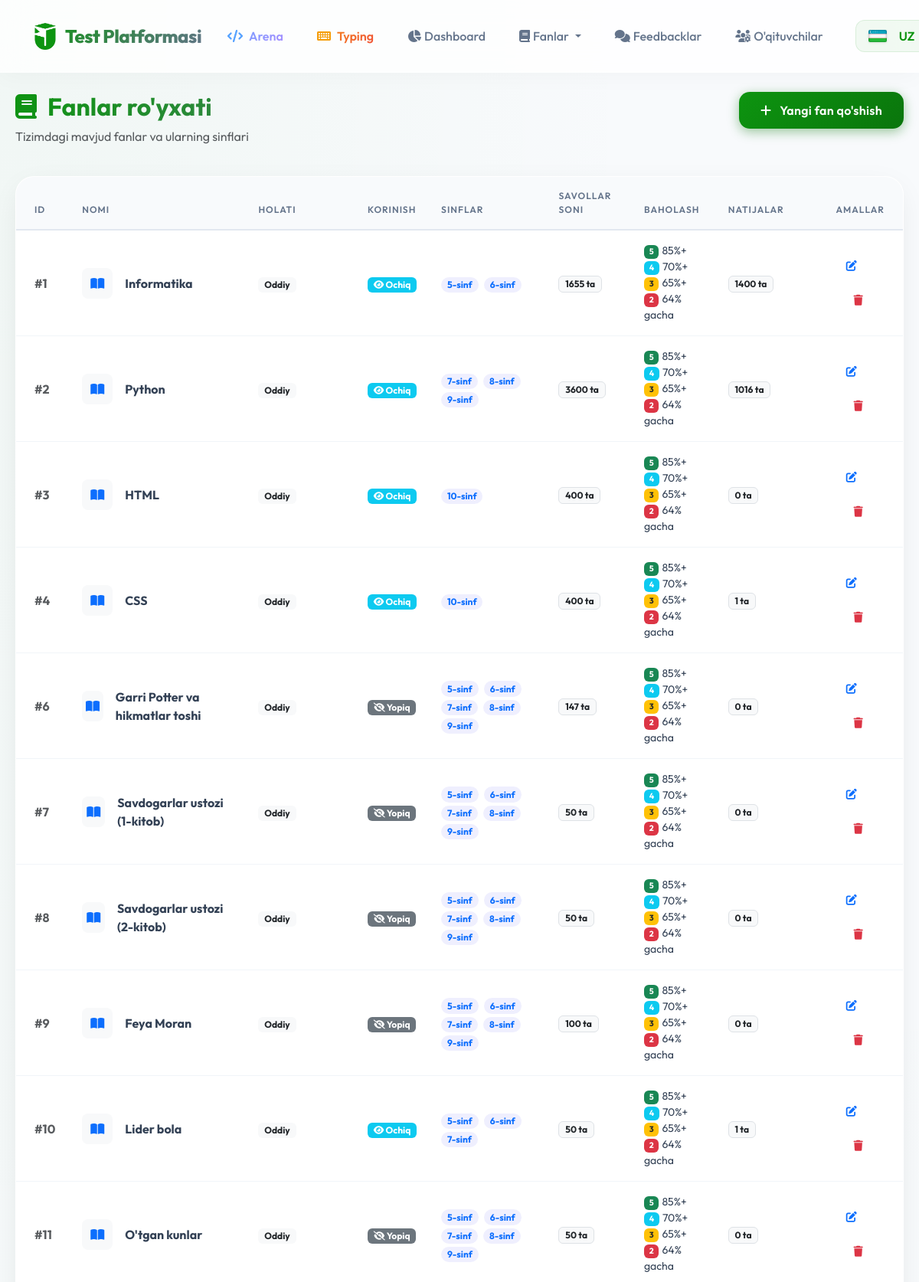
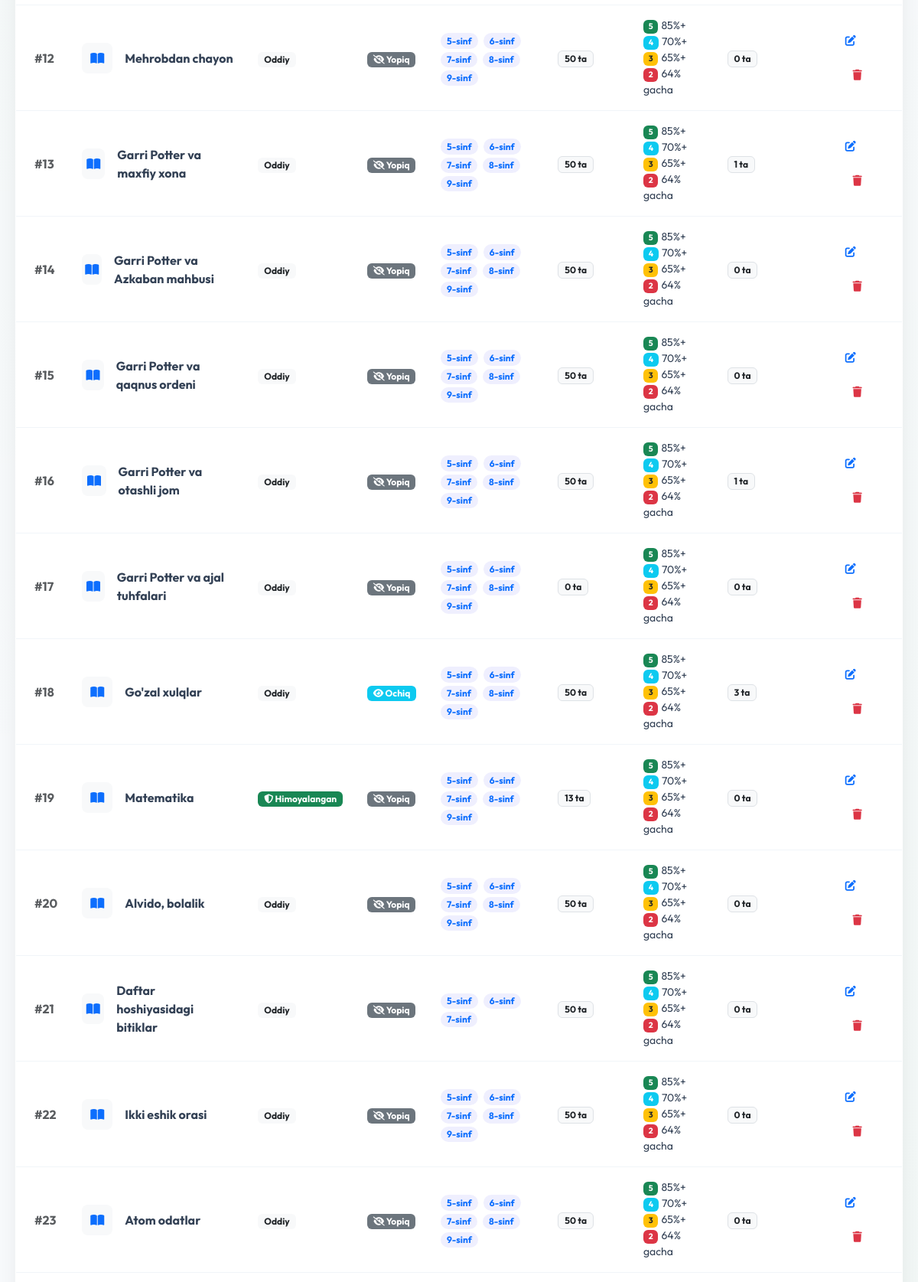
The app's page /admin/subjects (signed in, upper part) with its own data (2 pictures, top to bottom).
### models.py (models this page shows)
class Subject(db.Model):
    id = db.Column(db.Integer, primary_key=True)
    name = db.Column(db.String(50), nullable=False)
    name_ru = db.Column(db.String(50))
    name_en = db.Column(db.String(50))
    grades = db.Column(db.String(20), nullable=False)  # e.g. "5,6" or "7,8,9"
    is_protected = db.Column(db.Boolean, default=False)  # Anti-cheat protection
    question_count = db.Column(db.Integer, default=20)
    time_limit = db.Column(db.Integer, default=30)
    show_results = db.Column(db.Boolean, default=True)
    is_visible = db.Column(db.Boolean, default=True)

### routes/admin.py (the view)
@admin_bp.route('/subjects')
def subjects():
    subjects = Subject.query.all()
    for subject in subjects:
        subject.grade_settings = get_subject_grade_settings(subject.id)
    return render_template('admin_subjects.html', subjects=subjects)

### feature_store.py (called while the page is built)
def _feature_store_path() -> Path:
    instance_dir = Path(current_app.instance_path)
    instance_dir.mkdir(parents=True, exist_ok=True)
    store_path = instance_dir / FEATURE_STORE_FILENAME
    if not store_path.exists():
        store_path.write_text(
            json.dumps({"question_images": {}, "subject_grading": {}}, ensure_ascii=False, indent=2),
            encoding="utf-8",
        )
    return store_path

def _normalize_store(payload: Any) -> dict[str, dict[str, Any]]:
    data = payload if isinstance(payload, dict) else {}
    question_images = data.get("question_images")
    subject_grading = data.get("subject_grading")
    return {
        "question_images": question_images if isinstance(question_images, dict) else {},
        "subject_grading": subject_grading if isinstance(subject_grading, dict) else {},
    }

def load_feature_store() -> dict[str, dict[str, Any]]:
    if hasattr(g, '_feature_store'):
        return g._feature_store
    store_path = _feature_store_path()
    try:
        payload = json.loads(store_path.read_text(encoding="utf-8"))
    except (OSError, json.JSONDecodeError) as e:
        current_app.logger.warning("feature_store o'qishda xato: %s", e)
        payload = {}
    result = _normalize_store(payload)
    g._feature_store = result
    return result

def validate_grade_settings(
    excellent_min: int,
    good_min: int,
    satisfactory_min: int,
    fail_max: int,
) -> str | None:
    values = [excellent_min, good_min, satisfactory_min, fail_max]
    if any(value < 0 or value > 100 for value in values):
        return _("Baho chegaralari 0 dan 100 gacha bo'lishi kerak")
    if not excellent_min > good_min > satisfactory_min:
        return _("Chegaralar kamayish tartibida bo'lishi kerak: A'lo > Yaxshi > Qoniqarli")
    if fail_max >= satisfactory_min:
        return _("Qoniqarsiz chegarasi Qoniqarli chegarasidan past bo'lishi kerak")
    if fail_max != satisfactory_min - 1:
        return _("Qoniqarsiz chegarasi Qoniqarli chegarasidan 1 foiz past bo'lishi kerak")
    return None

### routes/admin.py (called while the page is built)
@admin_bp.before_request
def require_login():
    if request.endpoint == 'admin.login':
        return
    if 'admin_id' not in session:
        return redirect(url_for('admin.login'))

### templates/admin_subjects.html (shortened to what this page needs)
{% extends "base.html" %}
{% block content %}
<div class="row mb-4 animate-fade-in-up">
    <div class="col-md-8">
        <h2 class="fw-bold text-gradient"><i class="fas fa-book me-2"></i> {{ _('Fanlar ro\'yxati') }}</h2>
        <p class="text-muted">{{ _('Tizimdagi mavjud fanlar va ularning sinflari') }}</p>
    </div>
    <div class="col-md-4 text-md-end">
        <a href="{{ url_for('admin.subject_add') }}" class="btn btn-primary">
            <i class="fas fa-plus me-2"></i> {{ _('Yangi fan qo\'shish') }}
        </a>
    </div>
</div>
<div class="card animate-fade-in-up" style="animation-delay: 0.1s;">
    <div class="card-body p-0">
        <div class="table-responsive">
            <table class="table table-hover align-middle mb-0">
                <thead>
                    <tr>
                        <th class="ps-4">ID</th>
                        <th>{{ _('Nomi') }}</th>
                        <th>{{ _('Holati') }}</th>
                        <th>{{ _('Korinish') }}</th>
                        <th>{{ _('Sinflar') }}</th>
                        <th>{{ _('Savollar soni') }}</th>
                        <th>{{ _('Baholash') }}</th>
                        <th>{{ _('Natijalar') }}</th>
                        <th class="text-end pe-4">{{ _('Amallar') }}</th>
                    </tr>
                </thead>
                <tbody>
                    {% for subject in subjects %}
                    <tr>
                        <td class="ps-4 fw-bold text-muted">#{{ subject.id }}</td>
                        <td>
                            <div class="d-flex align-items-center">
                                <div class="icon-square bg-light text-primary rounded-3 me-3 d-flex align-items-center justify-content-center"
                                    style="width: 40px; height: 40px;">
                                    <i class="fas fa-book-open"></i>
                                </div>
                                <span class="fw-bold">{{ subject.name }}</span>
                            </div>
                        </td>
                        <td>
                            {% if subject.is_protected %}
                            <span class="badge bg-success"><i class="fas fa-shield-alt"></i> {{ _('Himoyalangan')
                                }}</span>
                            {% else %}
                            <span class="badge bg-light text-dark">{{ _('Oddiy') }}</span>
                            {% endif %}
                        </td>
                        <td>
                            {% if subject.is_visible %}
                            <span class="badge bg-info"><i class="fas fa-eye"></i> {{ _('Ochiq') }}</span>
                            {% else %}
                            <span class="badge bg-secondary"><i class="fas fa-eye-slash"></i> {{ _('Yopiq') }}</span>
                            {% endif %}
                        </td>
                        <td>
                            {% for grade in subject.grades.split(',') %}
                            <span class="badge bg-soft-primary text-primary rounded-pill me-1">{{ grade }}-{{ _('sinf')
                                }}</span>
                            {% endfor %}
                        </td>
                        <td>
                            <span class="badge bg-light text-dark border">{{ subject.questions|length }} {{ _('ta')
                                }}</span>
                        </td>
                        <td>
                            <div class="small">
                                <div><span class="badge bg-success me-1">5</span>{{ subject.grade_settings.excellent_min }}%+</div>
                                <div><span class="badge bg-info me-1">4</span>{{ subject.grade_settings.good_min }}%+</div>
                                <div><span class="badge bg-warning text-dark me-1">3</span>{{ subject.grade_settings.satisfactory_min }}%+</div>
                                <div><span class="badge bg-danger me-1">2</span>{{ subject.grade_settings.fail_max }}% {{ _('gacha') }}</div>
                            </div>
                        </td>
                        <td>
                            <span class="badge bg-light text-dark border">{{ subject.results|length }} {{ _('ta')
                                }}</span>
                        </td>
                        <td class="text-end pe-4">
                            <a href="{{ url_for('admin.subject_edit', id=subject.id) }}"
                                class="btn btn-sm btn-outline-primary me-2">
                                <i class="fas fa-edit"></i>
                            </a>
                            {% if session.admin_role == 'admin' %}
                            <a href="{{ url_for('admin.subject_delete', id=subject.id) }}"
                                class="btn btn-sm btn-outline-danger"
                                onclick="return confirm('{{ _('Haqiqatan ham bu fanni o\'chirmoqchimisiz? Unga bog\'liq barcha ma\'lumotlar tekshiriladi.') }}')">
                                <i class="fas fa-trash"></i>
                            </a>
                            {% endif %}
                        </td>
                    </tr>
                    {% endfor %}
                </tbody>
            </table>
        </div>
    </div>
</div>
{% endblock %}

### templates/base.html (style rules this page uses)
:root { --primary: #0d9410; --primary-dark: #0a750c; --secondary: #64748b; --success: #10b981; --danger: #ef4444; --warning: #f59e0b; --dark: #0f172a; --light: #f8fafc; --glass: rgba(255, 255, 255, 0.9); --glass-border: rgba(255, 255, 255, 0.2); --shadow: 0 10px 40px -10px rgba(0, 0, 0, 0.1); }
body { font-family: 'Outfit', sans-serif; background: #f8fafc; background-image: radial-gradient(at 0% 0%, rgba(13, 148, 16, 0.03) 0px, transparent 50%), radial-gradient(at 100% 100%, rgba(13, 148, 16, 0.03) 0px, transparent 50%); background-attachment: fixed; min-height: 100vh; color: var(--dark); }
.card { background: var(--glass); backdrop-filter: blur(12px); -webkit-backdrop-filter: blur(12px); border: 1px solid rgba(255, 255, 255, 0.5); border-radius: 24px; box-shadow: var(--shadow); transition: transform 0.3s cubic-bezier(0.4, 0, 0.2, 1), box-shadow 0.3s ease; overflow: hidden; }
.btn { border-radius: 14px; padding: 12px 28px; font-weight: 600; letter-spacing: 0.3px; transition: all 0.3s cubic-bezier(0.4, 0, 0.2, 1); border: none; position: relative; overflow: hidden; }
.btn-primary { background: linear-gradient(135deg, var(--primary), var(--primary-dark)); box-shadow: 0 4px 15px rgba(10, 117, 12, 0.4); }
.table-responsive { border-radius: 20px; box-shadow: 0 4px 6px -1px rgba(0, 0, 0, 0.05); }
.table { background: white; margin-bottom: 0; }
.table thead th { background: #f8fafc; color: #64748b; font-weight: 600; text-transform: uppercase; font-size: 0.75rem; letter-spacing: 1px; padding: 16px; border-bottom: 2px solid #e2e8f0; }
.table tbody td { padding: 16px; vertical-align: middle; border-bottom: 1px solid #f1f5f9; color: #334155; }

### templates/admin_subjects.html (style rules this page uses)
.bg-soft-primary { background-color: rgba(99, 102, 241, 0.1); }
.text-gradient { background: linear-gradient(135deg, var(--primary), var(--secondary)); -webkit-background-clip: text; -webkit-text-fill-color: transparent; }
.animate-fade-in-up { animation: fadeInUp 0.5s ease forwards; opacity: 0; transform: translateY(20px); }

### records on screen
Subject: id "1", name "Informatika", grade "5" "6", questions|length "1655", grade_settings.excellent_min "85", grade_settings.good_min "70", grade_settings.satisfactory_min "65", grade_settings.fail_max "64", results|length "1400"
Subject: id "2", name "Python", grade "7" "8" "9", questions|length "3600", grade_settings.excellent_min "85", grade_settings.good_min "70", grade_settings.satisfactory_min "65", grade_settings.fail_max "64", results|length "1016"
Subject: id "3", name "HTML", grades "10", questions|length "400", grade_settings.excellent_min "85", grade_settings.good_min "70", grade_settings.satisfactory_min "65", grade_settings.fail_max "64", results|length "0"
Subject: id "4", name "CSS", grades "10", questions|length "400", grade_settings.excellent_min "85", grade_settings.good_min "70", grade_settings.satisfactory_min "65", grade_settings.fail_max "64", results|length "1"
Subject: id "6", name "Garri Potter va hikmatlar toshi", grade "5" "6" "7" "8" "9", questions|length "147", grade_settings.excellent_min "85", grade_settings.good_min "70", grade_settings.satisfactory_min "65", grade_settings.fail_max "64", results|length "0"
Subject: id "7", name "Savdogarlar ustozi (1-kitob)", grade "5" "6" "7" "8" "9", questions|length "50", grade_settings.excellent_min "85", grade_settings.good_min "70", grade_settings.satisfactory_min "65", grade_settings.fail_max "64", results|length "0"
Subject: id "8", name "Savdogarlar ustozi (2-kitob)", grade "5" "6" "7" "8" "9", questions|length "50", grade_settings.excellent_min "85", grade_settings.good_min "70", grade_settings.satisfactory_min "65", grade_settings.fail_max "64", results|length "0"
Subject: id "9", name "Feya Moran", grade "5" "6" "7" "8" "9", questions|length "100", grade_settings.excellent_min "85", grade_settings.good_min "70", grade_settings.satisfactory_min "65", grade_settings.fail_max "64", results|length "0"
Subject: id "10", name "Lider bola", grade "5" "6" "7", questions|length "50", grade_settings.excellent_min "85", grade_settings.good_min "70", grade_settings.satisfactory_min "65", grade_settings.fail_max "64", results|length "1"
Subject: id "11", name "O'tgan kunlar", grade "5" "6" "7" "8" "9", questions|length "50", grade_settings.excellent_min "85", grade_settings.good_min "70", grade_settings.satisfactory_min "65", grade_settings.fail_max "64", results|length "0"
Subject: id "12", name "Mehrobdan chayon", grade "5" "6" "7" "8" "9", questions|length "50", grade_settings.excellent_min "85", grade_settings.good_min "70", grade_settings.satisfactory_min "65", grade_settings.fail_max "64", results|length "0"
Subject: id "13", name "Garri Potter va maxfiy xona", grade "5" "6" "7" "8" "9", questions|length "50", grade_settings.excellent_min "85", grade_settings.good_min "70", grade_settings.satisfactory_min "65", grade_settings.fail_max "64", results|length "1"
Subject: id "14", name "Garri Potter va Azkaban mahbusi", grade "5" "6" "7" "8" "9", questions|length "50", grade_settings.excellent_min "85", grade_settings.good_min "70", grade_settings.satisfactory_min "65", grade_settings.fail_max "64", results|length "0"
Subject: id "15", name "Garri Potter va qaqnus ordeni", grade "5" "6" "7" "8" "9", questions|length "50", grade_settings.excellent_min "85", grade_settings.good_min "70", grade_settings.satisfactory_min "65", grade_settings.fail_max "64", results|length "0"
Subject: id "16", name "Garri Potter va otashli jom", grade "5" "6" "7" "8" "9", questions|length "50", grade_settings.excellent_min "85", grade_settings.good_min "70", grade_settings.satisfactory_min "65", grade_settings.fail_max "64", results|length "1"
Subject: id "17", name "Garri Potter va ajal tuhfalari", grade "5" "6" "7" "8" "9", questions|length "0", grade_settings.excellent_min "85", grade_settings.good_min "70", grade_settings.satisfactory_min "65", grade_settings.fail_max "64", results|length "0"
Subject: id "18", name "Go'zal xulqlar", grade "5" "6" "7" "8" "9", questions|length "50", grade_settings.excellent_min "85", grade_settings.good_min "70", grade_settings.satisfactory_min "65", grade_settings.fail_max "64", results|length "3"
Subject: id "19", name "Matematika", grade "5" "6" "7" "8" "9", questions|length "13", grade_settings.excellent_min "85", grade_settings.good_min "70", grade_settings.satisfactory_min "65", grade_settings.fail_max "64", results|length "0"
Subject: id "20", name "Alvido, bolalik", grade "5" "6" "7" "8" "9", questions|length "50", grade_settings.excellent_min "85", grade_settings.good_min "70", grade_settings.satisfactory_min "65", grade_settings.fail_max "64", results|length "0"
Subject: id "21", name "Daftar hoshiyasidagi bitiklar", grade "5" "6" "7", questions|length "50", grade_settings.excellent_min "85", grade_settings.good_min "70", grade_settings.satisfactory_min "65", grade_settings.fail_max "64", results|length "0"
Subject: id "22", name "Ikki eshik orasi", grade "5" "6" "7" "8" "9", questions|length "50", grade_settings.excellent_min "85", grade_settings.good_min "70", grade_settings.satisfactory_min "65", grade_settings.fail_max "64", results|length "0"
Subject: id "23", name "Atom odatlar", grade "5" "6" "7" "8" "9", questions|length "50", grade_settings.excellent_min "85", grade_settings.good_min "70", grade_settings.satisfactory_min "65", grade_settings.fail_max "64", results|length "0"
